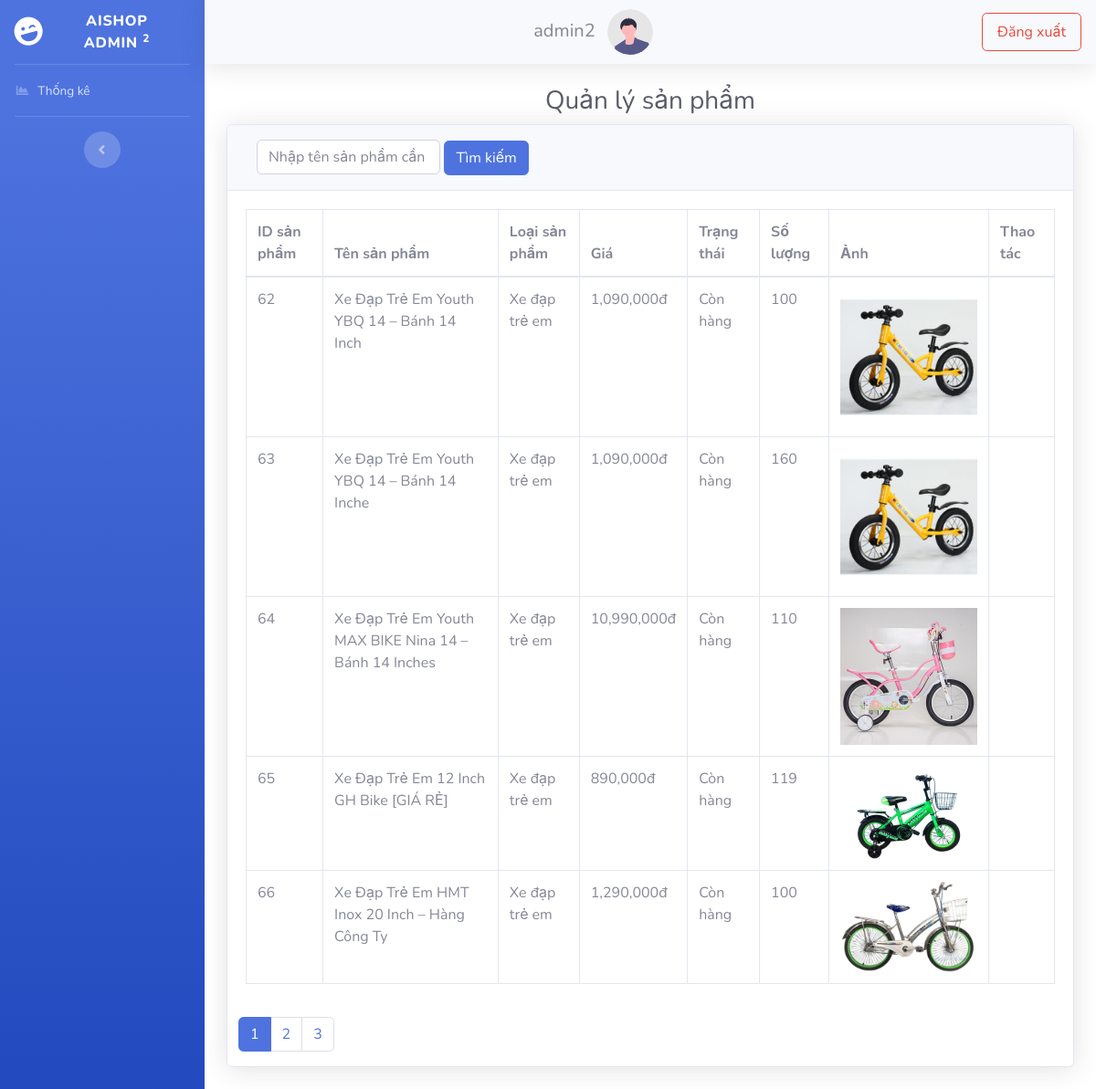
The page /admincp/index.php (signed in) on the database its author committed.
### tables this page shows
CREATE TABLE `tbl_sanpham` (
  `id_sanpham` int(11) NOT NULL,
  `ten_sanpham` varchar(255) NOT NULL,
  `loaisp` int(10) NOT NULL,
  `mota` longtext NOT NULL,
  `gia` varchar(255) NOT NULL,
  `trangthai` varchar(11) NOT NULL,
  `images` varchar(255) NOT NULL,
  `soluong` int(50) NOT NULL
);

CREATE TABLE `tbl_phanloaisp` (
  `id_loaisp` int(11) NOT NULL,
  `ten_loaisp` varchar(255) NOT NULL
);

### admincp/include/ql-sanpham.php (the view, shortened to what this page needs)
<?php
$action = (isset($_GET['action'])) ? $_GET['action'] : 'show';
        ?> <script>
        </script> <?php
            $limit_pg = 5;
            if (isset($_GET['page'])) {
                $pg = $_GET['page'];
            } else {
                $pg = 1;
            }
            if(isset($_GET['search'])){
                $searchValue = $_GET['search'];
            }else{
                $searchValue = "";
            }
            $result_sp =  LoadSP($con, $searchValue, $pg, $limit_pg);
            $sql_select_sp = $result_sp['result'];
            $page = $result_sp['page'];
            $sql_lp = "SELECT * FROM tbl_phanloaisp";
            $query_lp = mysqli_query($con, $sql_lp);
            function LoadSP($conn, $searchValue, $pg, $limit_pg) {
                $searchValue = mysqli_real_escape_string($conn, $searchValue);
                $sql = "SELECT * FROM tbl_sanpham";
                $query = mysqli_query($conn, $sql);
                $row = mysqli_num_rows($query);
                $page = ceil($row / $limit_pg);
                $start = ($pg - 1) * $limit_pg;
                $sql_final = "SELECT * FROM tbl_sanpham, tbl_phanloaisp WHERE tbl_sanpham.loaisp = tbl_phanloaisp.id_loaisp";
                $sql_final .= " LIMIT $start, $limit_pg";
                $result = mysqli_query($conn, $sql_final);
                $data = array(
                    'result' => $result,
                    'page' => $page
                );
                return $data;
            }
?>
<div class="container-fluid">
    <h1 class="h3 mb-2 text-gray-800 middle">Quản lý sản phẩm</h1>
    <?php if ($action == 'show') { ?>
        <div class="card shadow mb-4">
            <div class="card-header py-3 display-flex">
                <div class="form-search col-5 ">
                        <form id="searchForm">
                        <input type="text" name="search" id="search" class="form-control col-7 inline" placeholder="Nhập tên sản phẩm cần tìm">
                        <button type="button" id="searchbtn" class="btn btn-primary">Tìm kiếm</button>
                        </form>
                </div>
            </div>
            <div class="card-body">
                <div class="table-responsive">
                    <table class="table table-bordered" id="dataTable" width="100%" cellspacing="0">
                        <thead>
                            <tr>
                                <th>ID sản phẩm</th>
                                <th>Tên sản phẩm</th>
                                <th>Loại sản phẩm</th>
                                <th>Giá </th>
                                <th>Trạng thái</th>
                                <th>Số lượng</th>
                                <th>Ảnh</th>
                                <th>Thao tác</th>
                            </tr>
                        </thead>
                        <tbody>
                            <?php while ($data = mysqli_fetch_assoc($sql_select_sp)) {
                            ?>
                                <tr>
                                    <td><?php echo $data['id_sanpham'] ?></td>
                                    <td><?php echo $data['ten_sanpham'] ?></td>
                                    <td><?php echo $data['ten_loaisp'] ?></td>
                                    <td><?php echo number_format($data['gia']) ?>đ</td>
                                    <td>
                                        <?php if ($data['trangthai'] == 1) {
                                            echo "Còn hàng";
                                        } else {
                                            echo "Hết hàng";
                                        } ?></td>
                                    <td><?php echo $data['soluong'] ?></td>
                                    <td><img src="../upload/<?php echo $data['images'] ?>" alt="111"></td>
                                    <td>
                                </tr>
                            <?php } ?>
                        </tbody>
                    </table>
                </div>
            </div>
            <div class="row">
                <div class="col-sm-12 col-md-5">
                    <div class="col-sm-12 col-md-7">
                        <div class="dataTables_paginate paging_simple_numbers" id="dataTable_paginate">
                            <ul class="pagination">
                                <?php for ($i = 1; $i <= $page; $i++){
                                    if ($i == $pg) {$active = "active";?>
                                        <li class="paginate_button page-item <?php echo $active ?> "><a href="index.php?id=quanlysanpham&page=<?php echo $i ?>&&search=<?php echo $searchValue?>" aria-controls="dataTable" data-dt-idx="1" tabindex="0" class="page-link"><?php echo $i ?></a></li>
                                    <?php } else { ?>
                                        <li class="paginate_button page-item"><a href="index.php?id=quanlysanpham&page=<?php echo $i ?>&&search=<?php echo $searchValue?> " aria-controls="dataTable" data-dt-idx="1" tabindex="0" class="page-link"><?php echo $i ?></a></li>
                                <?php }} ?>
                        </div>
                    </div>
                </div>
            <?php } else if ($action == "themsp") { ?>
                <div class="card shadow mb-4">
                    <div class="card-header py-3">
                        <h3>Thêm sản phẩm mới</h3>
                    </div>
                    <div class="card-body">
                    <form action="xuli-qlsp.php?action=themsp" method="POST" enctype="multipart/form-data">
                        <label for="tensp">Tên sản phẩm:</label><br>
                        <input type="text" name="tensp" id="tensp" class="form-control" style="width: 50%;"><br>
                        <label for="loaisp">Loại sản phẩm:</label><br>
                        <select name="loaisp" id="loaisp" class="form-control" style="width: 30%;">
                            <?php while ($data2 = mysqli_fetch_assoc($query_lp)) { ?>
                                <option value="<?php echo $data2['id_loaisp'] ?>"><?php echo $data2['ten_loaisp'] ?></option>
                            <?php } ?>
                        </select><br>
                        <label for="mota">Mô tả sản phẩm:</label><br>
                        <textarea name="mota" id="mota" cols="40" rows="10" class="form-control"></textarea><br>
                        <label for="gia">Giá tiền:</label><br>
                        <input type="text" name="gia" id="gia" class="form-control" style="width: 50%;"><br>
                        <label for="trangthai">Trạng thái:</label><br>
                        <select name="trangthai" id="trangthai" class="form-control" style="width: 30%;">
                            <option value="1">Còn hàng</option>
                            <option value="0">Hết hàng</option>
                        </select><br>
                        <label for="soluong">Số lượng</label><br>
                        <input type="text" name="soluong" id="soluong" class="form-control" style="width: 50%;"><br>
                        <label for="images">Ảnh sản phẩm:</label><br>
                        <input type="file" name="images" id="images"><br><br>
                        <button type="submit" name="submit" class="btn btn-primary">Thực hiện</button>
                        <button type="button" onclick="window.history.back(-1)" class="btn btn-primary">Trở lại</button>
                    </form>
                    <br>
                    </div>
                </div>
            <?php } else if ($action == 'sua') {
            $id_sanpham1 = $_GET['id_sanpham'];
            $sql_sua = "SELECT * FROM tbl_sanpham,tbl_phanloaisp WHERE tbl_sanpham.id_sanpham = $id_sanpham1";
            $query_sua = mysqli_query($con, $sql_sua);
            $data1 = mysqli_fetch_assoc($query_sua);
            ?>
                <div class="card shadow mb-4">
                    <div class="card-header py-3">
                        <h3>Sửa thông tin sản phẩm</h3>
                    </div>
                    <div class="card-body">
                    <form action="xuli-qlsp.php?action=sua&id_sanpham=<?php echo $id_sanpham1 ?>" method="POST" enctype="multipart/form-data">
                        <label for="tensp">Tên sản phẩm:</label><br>
                        <input type="text" name="tensp" id="tensp" value="<?php echo $data1['ten_sanpham'] ?>" class="form-control" style="width: 50%;"><br>
                        <label for="loaisp">Loại sản phẩm:</label><br>
                        <select name="loaisp" id="loaisp"  class="form-control" style="width: 30%;">
                            <?php while ($data2 = mysqli_fetch_assoc($query_lp)) {
                                if ($data1['loaisp'] == $data2['id_loaisp']) {
                            ?>
                                    <option value="<?php echo $data2['id_loaisp'] ?>" selected><?php echo $data2['ten_loaisp'] ?></option>
                                <?php }
                                if ($data1['loaisp'] != $data2['id_loaisp']) { ?>
                                    <option value="<?php echo $data2['id_loaisp'] ?>"><?php echo $data2['ten_loaisp'] ?></option>
                            <?php ;
                                }
                            } ?>
                        </select><br>
                        <label for="mota">Mô tả sản phẩm:</label><br>
                        <textarea type="text" name="mota" id="mota" cols="40" rows="10" class="form-control"><?php echo $data1['mota'] ?> </textarea><br>
                        <label for="gia">Giá tiền:</label><br>
                        <input type="text" name="gia" id="gia" class="form-control" style="width: 50%;" value="<?php echo $data1['gia'] ?>"><br>
                        <label for="trangthai">Trạng thái:</label><br>
                        <select name="trangthai" id="trangthai"  class="form-control" style="width: 30%;">
                            <?php
                            if ($data1['trangthai'] == 1) { ?>
                                <option value="1" selected>Còn hàng</option>
                                <option value="0">Hết hàng</option>
                            <?php
                            } else if ($data1['trangthai'] == 0) { ?>
                                <option value="1">Còn hàng</option>
                                <option value="0" selected>Hết hàng</option>
                            <?php }; ?>
                        </select><br>
                        <label for="soluong">Số lượng</label><br>
                        <input type="text" name="soluong" id="soluong" class="form-control" style="width: 50%;" value="<?php echo $data1['soluong'] ?>"><br>
                        <label for="images">Ảnh sản phẩm:</label><br>
                        <input type="file" name="images" name="images" id="images"  class="form-control" style="width: 30%;"><br>
                        <?php echo $data1['images'] ?>
                        <img src="/project/upload/<?php echo $data1['images'] ?>" alt="">
                        <br>
                        <button><a href="" id="boanh" onclick="boanh(<?php echo $id_sanpham1 ?>)">Bỏ ảnh</a></button>
                        <br> <br>
                        <button type="submit" name="submit" class="btn btn-primary">Thực hiện</button>
                        <button type="button" onclick="window.history.back(-1)" class="btn btn-primary">Trở lại</button>
                    </form>
                    </div>
                </div>
            <?php } else if ($action == 'repass') {
            $id_user = $_GET['id-user']; ?>
                <div>
                    <h3>Đặt lại mật khẩu</h3>
                    <form action="xuli-qltk.php?action=repass&id-user=<?php echo $id_user ?>" method="POST">
                        <label for="">Password mới</label>
                        <input type="text" name="password" id="password">
                        <button type="submit">Thực hiện</button>
                    </form>
                    <button type="submit" onclick="window.history.back(-1)">Trở lại</button>
                </div>
            </div>
        <?php } ?>

### admincp/css/my-css.css (style rules this page uses)
.middle { text-align: center; }
.display-flex { display: flex; }
.inline { display: inline; }

### rows shown on the page
tbl_sanpham: id_sanpham "62", ten_sanpham "Xe Đạp Trẻ Em Youth YBQ 14 – Bánh 14 Inch", loaisp.ten_loaisp "Xe đạp trẻ em", gia "1,090,000", trangthai "Còn hàng", soluong "100", images (picture)
tbl_sanpham: id_sanpham "63", ten_sanpham "Xe Đạp Trẻ Em Youth YBQ 14 – Bánh 14 Inche", loaisp.ten_loaisp "Xe đạp trẻ em", gia "1,090,000", trangthai "Còn hàng", soluong "160", images (picture)
tbl_sanpham: id_sanpham "64", ten_sanpham "Xe Đạp Trẻ Em Youth MAX BIKE Nina 14 – Bánh 14 Inches", loaisp.ten_loaisp "Xe đạp trẻ em", gia "10,990,000", trangthai "Còn hàng", soluong "110", images (picture)
tbl_sanpham: id_sanpham "65", ten_sanpham "Xe Đạp Trẻ Em 12 Inch GH Bike [GIÁ RẺ]", loaisp.ten_loaisp "Xe đạp trẻ em", gia "890,000", trangthai "Còn hàng", soluong "119", images (picture)
tbl_sanpham: id_sanpham "66", ten_sanpham "Xe Đạp Trẻ Em HMT Inox 20 Inch – Hàng Công Ty", loaisp.ten_loaisp "Xe đạp trẻ em", gia "1,290,000", trangthai "Còn hàng", soluong "100", images (picture)

### other values the page prints
$_SESSION['admin']['name'] "admin2"
